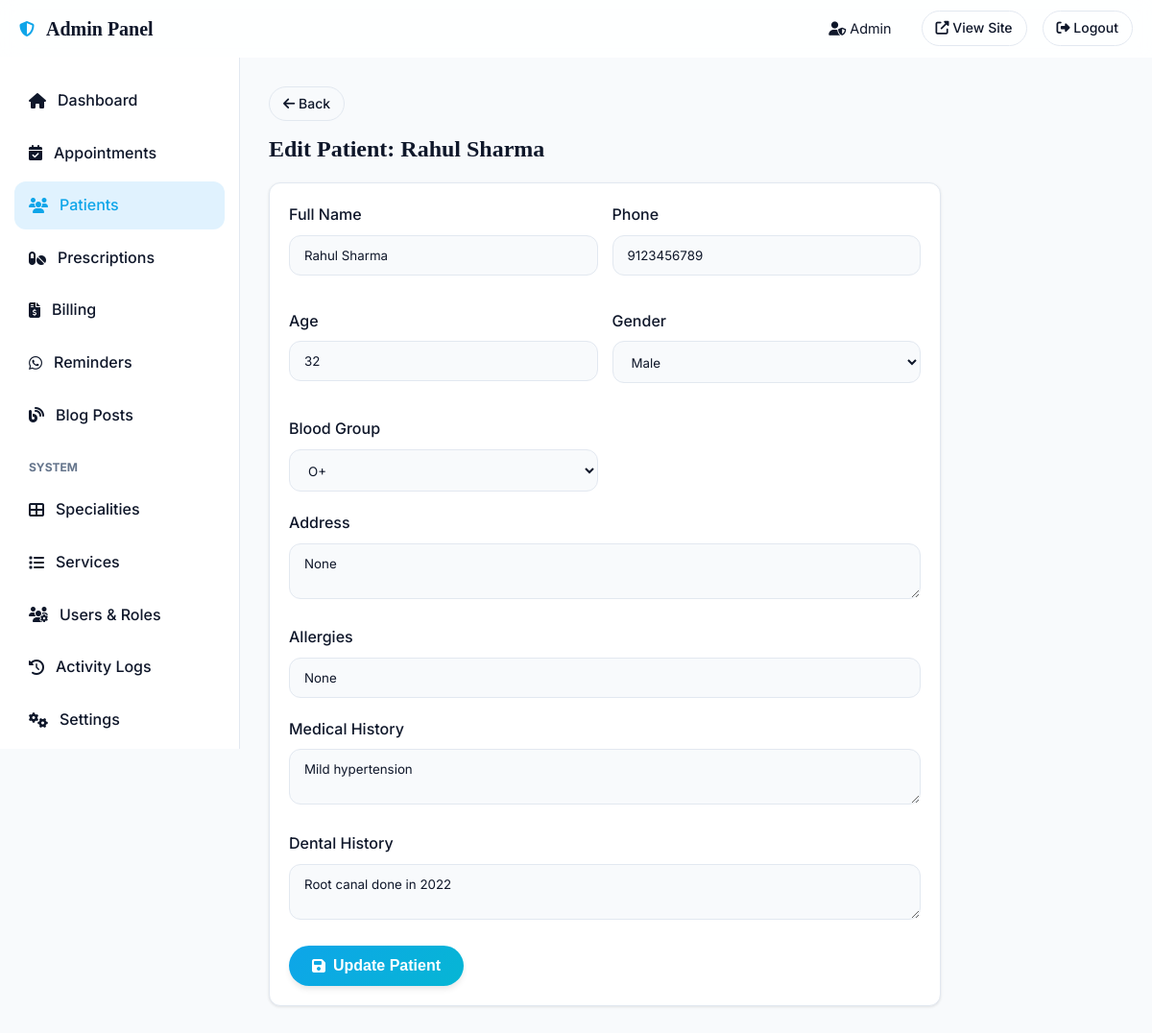
Page /secure-admin-panel/patients/1/edit (signed in) on the committed database.
### models.py (models this page shows, shortened)
class User(UserMixin, db.Model):
    __tablename__ = 'users'
    id = db.Column(db.Integer, primary_key=True)
    name = db.Column(db.String(120), nullable=False)
    email = db.Column(db.String(120), unique=True, nullable=False)
    phone = db.Column(db.String(20))
    password_hash = db.Column(db.String(256), nullable=False)
    role = db.Column(db.String(20), default='patient')  # patient, dentist, receptionist, admin
    is_active = db.Column(db.Boolean, default=True)
    avatar = db.Column(db.String(256))
    created_at = db.Column(db.DateTime, default=datetime.utcnow)
    last_login = db.Column(db.DateTime)
    reset_token = db.Column(db.String(100))
    reset_token_expiry = db.Column(db.DateTime)
    preferred_language = db.Column(db.String(10), default='en')
    patient_profile = db.relationship('Patient', backref='user', uselist=False)
    appointments = db.relationship('Appointment', backref='user', lazy='dynamic', foreign_keys='Appointment.user_id')
    blog_posts = db.relationship('BlogPost', backref='author', lazy='dynamic')
    activity_logs = db.relationship('ActivityLog', backref='user', lazy='dynamic')

class Patient(db.Model):
    __tablename__ = 'patients'
    id = db.Column(db.Integer, primary_key=True)
    user_id = db.Column(db.Integer, db.ForeignKey('users.id'), unique=True)
    patient_code = db.Column(db.String(20), unique=True)
    dob = db.Column(db.Date)
    age = db.Column(db.Integer)
    gender = db.Column(db.String(10))
    blood_group = db.Column(db.String(5))
    address = db.Column(db.Text)
    city = db.Column(db.String(80))
    emergency_contact = db.Column(db.String(20))
    emergency_name = db.Column(db.String(120))
    allergies = db.Column(db.Text)
    medical_history = db.Column(db.Text)
    dental_history = db.Column(db.Text)
    current_medications = db.Column(db.Text)
    insurance_provider = db.Column(db.String(120))
    insurance_id = db.Column(db.String(80))
    qr_code_path = db.Column(db.String(256))
    created_at = db.Column(db.DateTime, default=datetime.utcnow)
    updated_at = db.Column(db.DateTime, default=datetime.utcnow, onupdate=datetime.utcnow)
    appointments = db.relationship('Appointment', backref='patient', lazy='dynamic', foreign_keys='Appointment.patient_id')
    prescriptions = db.relationship('Prescription', backref='patient', lazy='dynamic')
    medical_reports = db.relationship('MedicalReport', backref='patient', lazy='dynamic')
    invoices = db.relationship('Invoice', backref='patient', lazy='dynamic')
    notifications = db.relationship('Notification', backref='patient', lazy='dynamic')

### routes/admin.py (the view, shortened to what this page needs)
@admin_bp.route('/patients/<int:patient_id>/edit', methods=['GET', 'POST'])
@login_required
@admin_required
def edit_patient(patient_id):
    patient = Patient.query.get_or_404(patient_id)
    return render_template('admin/edit_patient.html', patient=patient)

### routes/admin.py (called while the page is built)
def admin_required(f):
    @wraps(f)
    def decorated(*args, **kwargs):
        if not current_user.is_authenticated:
            return redirect(url_for('auth.login'))
        if current_user.role not in ['admin', 'dentist', 'receptionist']:
            flash('Access denied. Admin only.', 'error')
            return redirect(url_for('public.index'))
        return f(*args, **kwargs)
    return decorated

### templates/admin/edit_patient.html (shortened to what this page needs)
{% extends "admin/base.html" %}
{% block content %}
<div style="margin-bottom:20px;">
    <a href="{{ url_for('admin.patients') }}" class="btn-outline-sm" style="margin-bottom:15px;"><i class="fas fa-arrow-left"></i> Back</a>
    <h2>Edit Patient: {{ patient.user.name }}</h2>
</div>
<div class="card" style="max-width:700px;">
    <form method="POST" action="{{ url_for('admin.edit_patient', patient_id=patient.id) }}">
        <div style="display:grid;grid-template-columns:1fr 1fr;gap:15px;">
            <div class="form-group"><label class="form-label">Full Name</label><input type="text" name="name" class="form-control" value="{{ patient.user.name }}" required></div>
            <div class="form-group"><label class="form-label">Phone</label><input type="text" name="phone" class="form-control" value="{{ patient.user.phone }}"></div>
            <div class="form-group"><label class="form-label">Age</label><input type="number" name="age" class="form-control" value="{{ patient.age }}"></div>
            <div class="form-group"><label class="form-label">Gender</label>
                <select name="gender" class="form-control">
                    <option {% if patient.gender=='Male' %}selected{% endif %}>Male</option>
                </select>
            </div>
            <div class="form-group"><label class="form-label">Blood Group</label>
                <select name="blood_group" class="form-control">
                    {% for bg in ['A+','A-','B+','B-','AB+','AB-','O+','O-'] %}
                    <option {% if patient.blood_group==bg %}selected{% endif %}>{{ bg }}</option>
                    {% endfor %}
                </select>
            </div>
        </div>
        <div class="form-group"><label class="form-label">Address</label><textarea name="address" class="form-control" rows="2">{{ patient.address }}</textarea></div>
        <div class="form-group"><label class="form-label">Allergies</label><input type="text" name="allergies" class="form-control" value="{{ patient.allergies }}"></div>
        <div class="form-group"><label class="form-label">Medical History</label><textarea name="medical_history" class="form-control" rows="2">{{ patient.medical_history }}</textarea></div>
        <div class="form-group"><label class="form-label">Dental History</label><textarea name="dental_history" class="form-control" rows="2">{{ patient.dental_history }}</textarea></div>
        <button type="submit" class="btn btn-primary"><i class="fas fa-save"></i> Update Patient</button>
    </form>
</div>
{% endblock %}

### templates/admin/base.html (shortened to what this page needs)
<!DOCTYPE html>
<html lang="en" data-theme="light">
<head>
    <link rel="stylesheet" href="https://cdnjs.cloudflare.com/ajax/libs/font-awesome/6.5.0/css/all.min.css">
    <link rel="stylesheet" href="{{ url_for('static', filename='css/main.css') }}">
</head>
<body>
<nav class="navbar" style="height: 60px;">
    <div class="nav-container" style="justify-content: space-between; width: 100%;">
        <div class="nav-brand">
            <i class="fas fa-shield-alt text-primary"></i>
            <span class="brand-main">Admin Panel</span>
        </div>
        <div class="nav-actions">
            <span style="font-size: 0.9rem; margin-right: 15px;"><i class="fas fa-user-shield"></i> {{ current_user.name }}</span>
            <a href="{{ url_for('public.index') }}" class="btn-outline-sm" target="_blank"><i class="fas fa-external-link-alt"></i> View Site</a>
            <a href="{{ url_for('auth.logout') }}" class="btn-outline-sm text-danger"><i class="fas fa-sign-out-alt"></i> Logout</a>
        </div>
    </div>
</nav>
<div class="dashboard-layout" style="padding-top: 60px;">
    <aside class="dashboard-sidebar">
        <nav class="dashboard-nav">
            <a href="{{ url_for('admin.dashboard') }}" class="dashboard-link {% if request.endpoint == 'admin.dashboard' %}active{% endif %}">
                <i class="fas fa-home"></i> Dashboard
            </a>
            <a href="{{ url_for('admin.appointments') }}" class="dashboard-link {% if request.endpoint and 'appointment' in request.endpoint %}active{% endif %}">
                <i class="fas fa-calendar-check"></i> Appointments
            </a>
            <a href="{{ url_for('admin.patients') }}" class="dashboard-link {% if request.endpoint and 'patient' in request.endpoint %}active{% endif %}">
                <i class="fas fa-users"></i> Patients
            </a>
            <a href="{{ url_for('admin.prescriptions') }}" class="dashboard-link {% if request.endpoint and 'prescription' in request.endpoint %}active{% endif %}">
                <i class="fas fa-pills"></i> Prescriptions
            </a>
            <a href="{{ url_for('admin.billing') }}" class="dashboard-link {% if request.endpoint and 'billing' in request.endpoint %}active{% endif %}">
                <i class="fas fa-file-invoice-dollar"></i> Billing
            </a>
            <a href="{{ url_for('admin.reminders') }}" class="dashboard-link {% if request.endpoint and 'reminder' in request.endpoint %}active{% endif %}">
                <i class="fab fa-whatsapp"></i> Reminders
            </a>
            <a href="{{ url_for('admin.blog') }}" class="dashboard-link {% if request.endpoint and 'blog' in request.endpoint %}active{% endif %}">
                <i class="fas fa-blog"></i> Blog Posts
            </a>
            {% if current_user.role == 'admin' %}
            <div style="margin: 15px 0 5px; padding-left: 15px; font-size: 0.75rem; text-transform: uppercase; color: var(--text-muted); font-weight: 700;">System</div>
            <a href="{{ url_for('admin.specialities') }}" class="dashboard-link {% if request.endpoint and 'specialit' in request.endpoint %}active{% endif %}">
                <i class="fas fa-th-large"></i> Specialities
            </a>
            <a href="{{ url_for('admin.services') }}" class="dashboard-link {% if request.endpoint and 'service' in request.endpoint %}active{% endif %}">
                <i class="fas fa-list"></i> Services
            </a>
            <a href="{{ url_for('admin.users') }}" class="dashboard-link {% if request.endpoint and 'users' in request.endpoint %}active{% endif %}">
                <i class="fas fa-users-cog"></i> Users & Roles
            </a>
            <a href="{{ url_for('admin.activity_logs') }}" class="dashboard-link {% if request.endpoint and 'activity_logs' in request.endpoint %}active{% endif %}">
                <i class="fas fa-history"></i> Activity Logs
            </a>
            <a href="{{ url_for('admin.settings') }}" class="dashboard-link {% if request.endpoint and 'settings' in request.endpoint %}active{% endif %}">
                <i class="fas fa-cogs"></i> Settings
            </a>
            {% endif %}
        </nav>
    </aside>
    <main class="dashboard-main">
        {% block content %}{% endblock %}
    </main>
</div>
</body>
</html>

### static/css/main.css (style rules this page uses)
:root { --primary: #0EA5E9; --primary-dark: #0284C7; --primary-light: #E0F2FE; --secondary: #06B6D4; --accent: #38BDF8; --dark: #0F172A; --darker: #0B1120; --light: #F8FAFC; --white: #FFFFFF; --gray: #64748B; --gray-light: #CBD5E1; --gray-dark: #334155; --success: #10B981; --warning: #F59E0B; --danger: #EF4444; --info: #3B82F6; --bg-color: var(--light); --surface-color: var(--white); --text-main: var(--dark); --text-muted: var(--gray); --border-color: #E2E8F0; --shadow-sm: 0 1px 3px rgba(0,0,0,0.1); --shadow-md: 0 4px 6px -1px rgba(0,0,0,0.1); --shadow-lg: 0 10px 15px -3px rgba(0,0,0,0.1); --shadow-glow: 0 0 20px rgba(14, 165, 233, 0.3); --glass-bg: rgba(255, 255, 255, 0.85); --glass-border: rgba(255, 255, 255, 0.4); --font-sans: 'Inter', system-ui, sans-serif; --font-serif: 'Playfair Display', serif; --nav-height: 80px; --container-width: 1200px; --radius-sm: 8px; --radius-md: 12px; --radius-lg: 20px; --radius-full: 9999px; --trans-fast: 0.2s ease; --trans-normal: 0.3s ease; --trans-slow: 0.5s ease; }
* { margin: 0; padding: 0; box-sizing: border-box; }
body { font-family: var(--font-sans); background-color: var(--bg-color); color: var(--text-main); line-height: 1.6; transition: background-color var(--trans-normal), color var(--trans-normal); overflow-x: hidden; }
h1, h2, h3, h4, h5, h6 { font-family: var(--font-serif); font-weight: 700; line-height: 1.2; color: var(--text-main); }
a { text-decoration: none; color: var(--primary); transition: color var(--trans-fast); }
.text-primary { color: var(--primary); }
.text-danger { color: var(--danger); }
.btn { display: inline-flex; align-items: center; justify-content: center; gap: 8px; padding: 12px 24px; border-radius: var(--radius-full); font-weight: 600; font-size: 1rem; cursor: pointer; transition: all var(--trans-normal); border: none; text-decoration: none; }
.btn-primary { background: linear-gradient(135deg, var(--primary), var(--secondary)); color: var(--white); box-shadow: var(--shadow-md); }
.btn-outline-sm { background: transparent; border: 1px solid var(--border-color); color: var(--text-main); padding: 6px 14px; border-radius: var(--radius-full); font-size: 0.875rem; font-weight: 500; text-decoration: none; display: inline-block; }
.navbar { position: fixed; top: 0; left: 0; width: 100%; height: var(--nav-height); background: var(--glass-bg); backdrop-filter: blur(10px); border-bottom: 1px solid var(--glass-border); z-index: 1000; transition: all var(--trans-normal); }
.nav-container { max-width: var(--container-width); margin: 0 auto; padding: 0 20px; height: 100%; display: flex; justify-content: space-between; align-items: center; }
.nav-brand { display: flex; align-items: center; gap: 12px; }
.brand-main { font-family: var(--font-serif); font-weight: 700; font-size: 1.25rem; color: var(--text-main); line-height: 1; }
.nav-actions { display: flex; align-items: center; gap: 16px; }

### static/css/hero.css (style rules this page uses)
.form-group { margin-bottom: 20px; }
.form-label { display: block; margin-bottom: 8px; font-weight: 500; }
.form-control { width: 100%; padding: 12px 15px; border: 1px solid var(--border-color); border-radius: var(--radius-md); background: var(--bg-color); color: var(--text-main); font-family: inherit; transition: all var(--trans-fast); }

### static/css/forms.css (style rules this page uses)
.dashboard-layout { display: flex; min-height: 100vh; padding-top: var(--nav-height); }
.dashboard-sidebar { width: 250px; background: var(--surface-color); border-right: 1px solid var(--border-color); padding: 20px 0; position: fixed; height: calc(100vh - var(--nav-height)); overflow-y: auto; }
.dashboard-nav { display: flex; flex-direction: column; gap: 5px; padding: 0 15px; }
.dashboard-link { display: flex; align-items: center; gap: 12px; padding: 12px 15px; border-radius: var(--radius-md); color: var(--text-main); font-weight: 500; transition: all var(--trans-fast); }
.dashboard-link:hover, .dashboard-link.active { background: var(--primary-light); color: var(--primary); }
.dashboard-main { flex: 1; margin-left: 250px; padding: 30px; background: var(--bg-color); }
.card { background: var(--surface-color); border-radius: var(--radius-md); box-shadow: var(--shadow-sm); border: 1px solid var(--border-color); padding: 20px; margin-bottom: 20px; }

### rows in the picture
User: name "Admin"
User: user.name "Rahul Sharma", name "Rahul Sharma", phone "9123456789"
Patient: age "32", gender "Male", blood_group "O+", address "None", allergies "None", medical_history "Mild hypertension", dental_history "Root canal done in 2022"
